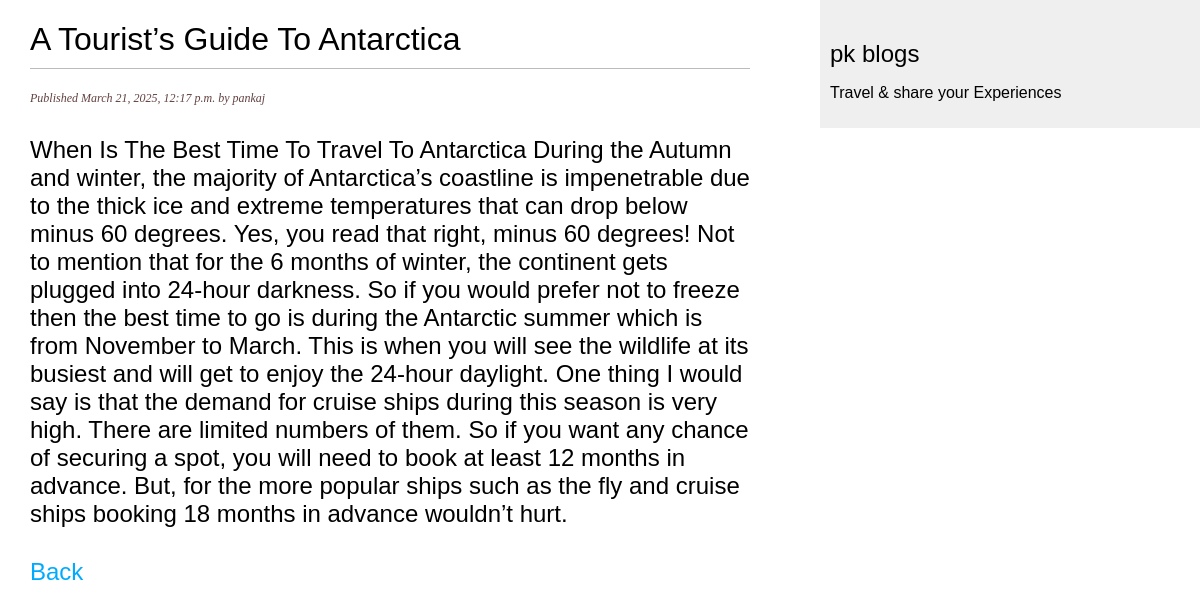
Page /post/2025/3/21/A-Tourists-Guide-To-Antarctica on the committed database.
### posts/models.py (models this page shows, shortened)
class Post(models.Model):
    STATUS_CHOICES = (
        ('DRAFT', 'Draft'),
        ('PUBLISHED', 'Publish')
    )
    title = models.CharField(max_length=250)
    slug = models.SlugField(max_length=250)
    author = models.ForeignKey(User, on_delete=models.CASCADE, default=1)
    body = models.TextField()
    publish = models.DateTimeField(default=timezone.now)
    created = models.DateTimeField(auto_now_add=True)
    updated = models.DateTimeField(auto_now=True)
    status = models.CharField(max_length=10, choices=STATUS_CHOICES, default='DRAFT')
    class META:
        ordering = ['-publish']
        indexes = [
            models.Index(fields=['-publish'])
        ]

### posts/views.py (the view)
# urls.py: path('post/<int:year>/<int:month>/<int:day>/<slug:post_slug>', post_details, name='details')
def post_details(request, year, month, day, post_slug):
    post = Post.objects.get(publish__year=year, publish__month=month, publish__day=day, slug=post_slug, status='PUBLISHED')
    return render(request, 'posts/detail.html', context={'post': post})

### posts/templates/posts/detail.html (shortened to what this page needs)
{% load static%}
<!DOCTYPE html>
<html lang="en">
<head>
    <link href='{% static "css/style.css" %}' rel="stylesheet">
</head>
<body>
    <div id="content">
        <h1>{{ post.title }}</h1>
        <p class="date">Published {{post.publish}} by {{post.author}}</p>
        <h2>{{ post.body }}</h2>
        <a href="{% url "posts:index" %}" ><h2>Back</h2></a>
    </div>
    <div id="sidebar">
        <h2>pk blogs</h2>
        <p>Travel & share your Experiences</p>
    </div>
</body>
</html>

### posts/static/css/style.css (style rules this page uses)
body { margin:0; padding:0; font-family:helvetica, sans-serif; }
a { color:#00abff; text-decoration:none; }
h1 { font-weight:normal; border-bottom:1px solid #bbb; padding:0 0 10px 0; }
h2 { font-weight:normal; margin:30px 0 0; }
#content { float:left; width:60%; padding:0 0 0 30px; }
#sidebar { float:right; width:30%; padding:10px; background:#efefef; height:100%; }
p.date { color: #634141; font-family: georgia, serif; font-size: 12px; font-style: italic; }

### rows in the picture
Post: title "A Tourist’s Guide To Antarctica", publish "March 21, 2025, 12:17 p.m.", author "pankaj", body "When Is The Best Time To Travel To Antarctica During the Autumn and winter, the majority of Antarctica’s coastline is impenetrable due to the thick ice and extreme temperatures that can drop below minus 60 degrees. Yes, you read that right, minus 60 degrees! Not to mention that for the 6 months of winter, the continent gets plugged into 24-hour darkness. So if you would prefer not to freeze then the best time to go is during the Antarctic summer which is from November to March. This is when you will see the wildlife at its busiest and will get to enjoy the 24-hour daylight. One thing I would say is that the demand for cruise ships during this season is very high. There are limited numbers…"
